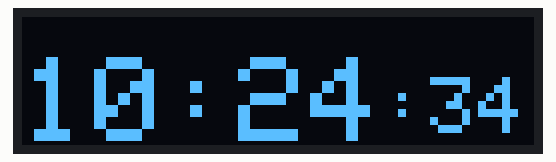
This sketch was run on a simulated ESP8266 (NodeMCU). Parts: 128×32 one-colour display. WiFi joins after 1.5 s; servers stay silent unless stated; the local clock reads 2024-03-15 10:24:30 at power-on unless the sketch sets it; what the sketch prints to the serial monitor is not drawn.

Above: at 4.1 s.
At 8.1 s:
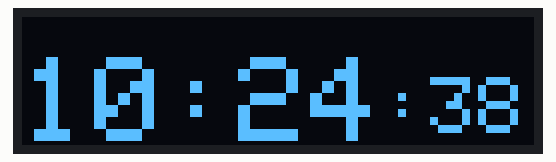
At 12.2 s:
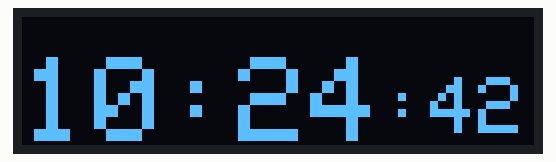
At 21.3 s:
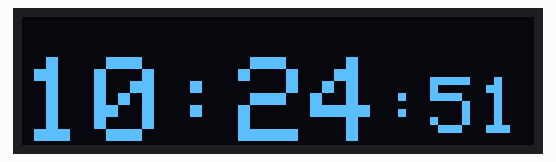
At 29.4 s:
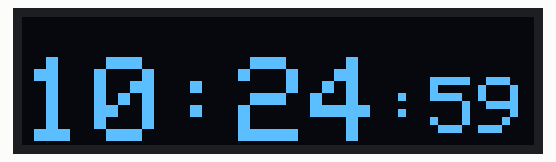
At 38.5 s:
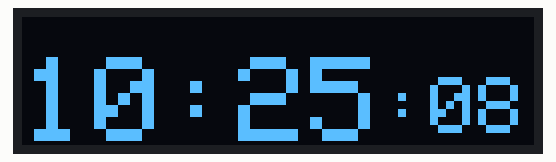

The sketch:

I-Clock_ESP32.ino
```cpp
#ifdef ESP32

  #include <WiFi.h>

#else

  #include <ESP8266WiFi.h>

#endif

#include <time.h>

#include <SPI.h>

#include <Wire.h>

#include <Adafruit_GFX.h>

#include <Adafruit_SSD1306.h>


Adafruit_SSD1306 display = Adafruit_SSD1306(128, 32, &Wire, -1);

const char* ssid = "SSID";

const char* password = "Password";


int GMTOffset = 19080;  //Replace with your GMT Offset in seconds

int daylightOffset = 0;  // Replace with your daylight savings offset in seconds


void setup() {

Serial.begin(115200);

if(!display.begin(SSD1306_SWITCHCAPVCC, 0x3C)) {

  Serial.println(F("SSD1306 allocation failed"));

  for(;;);

}

  delay(2000);

display.clearDisplay();

display.setTextSize(1);

display.setCursor(0,0);

display.setTextColor(WHITE);

WiFi.begin(ssid, password);

  while (WiFi.status() != WL_CONNECTED) {

    delay(1000);

    Serial.println("Connecting...");

  }

  Serial.println("Connected to Wi-Fi!");

configTime(GMTOffset, daylightOffset, "0.in.pool.ntp.org","time.nist.gov");

}


void loop() {

time_t rawtime = time(nullptr);

struct tm* timeinfo = localtime(&rawtime);

Serial.print("Time: ");

Serial.print(timeinfo->tm_hour);

Serial.print(":");

Serial.print(timeinfo->tm_min);

Serial.print(":");

Serial.println(timeinfo->tm_sec);

display.clearDisplay();

display.setTextSize(3);

display.setTextColor(WHITE);

display.setCursor(0,10);

display.print(timeinfo->tm_hour);

display.print(":");

if( timeinfo->tm_min <10)

display.print("0");

display.print(timeinfo->tm_min);


display.setTextSize(2);

display.setCursor(90,15);

display.print(":");

if( timeinfo->tm_sec <10)

display.print("0");

display.print(timeinfo->tm_sec);

display.display();


delay(1000);


}
```

Measured:
- what the display in image 0 shows lasts 1.1 s, from 4.0 s to 5.1 s
